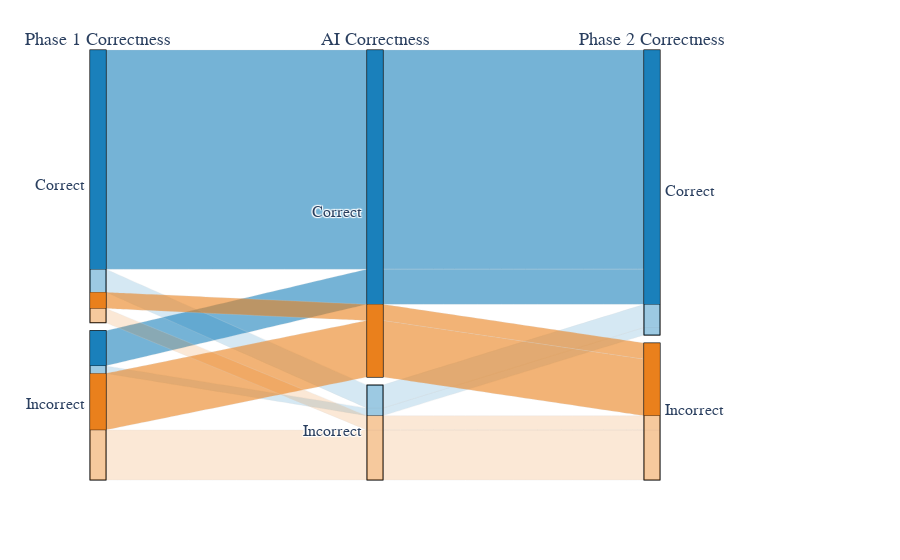

Notebook cell for this chart:
### Code cell
# user acc across steps
df = load_data()
df_low = df[df['familiar_with_diabetes'] <= 4]
df_high = df[df['familiar_with_diabetes'] > 4]
data = {
    'ai_correct': [],
    's1_correct': [],
    's2_correct': [],
    's3_correct': []
}

for index, row in df.iterrows():
    ai,s1,s2,s3 = 0,0,0,0
    for i in range(1, 21):
        if row[f"{i}_ai"] == row[f"{i}_gt"]: 
            data['ai_correct'].append("Correct")
        else:
            data['ai_correct'].append("Incorrect")
        if row[f"{i}_1"] == row[f"{i}_gt"]: 
            data['s1_correct'].append("Correct")
        else:
            data['s1_correct'].append("Incorrect")
        if row[f"{i}_2"] == row[f"{i}_gt"]: 
            data['s2_correct'].append("Correct")
        else:
            data['s2_correct'].append("Incorrect")
        if row[f"{i}_3"] == row[f"{i}_gt"]: 
            data['s3_correct'].append("Correct")
        else:
            data['s3_correct'].append("Incorrect")
data = pd.DataFrame(data)

print(data.shape)
plot_parallel_three(data)

### Figure 1 — Plotly figure (JSON) as saved in the notebook; plotly's stock layout.template omitted (floating-point values rounded to 4 significant figures; data arrays with more than 128 entries replaced by an {"elided": "..."} marker saying what was removed)
{"data": [{"arrangement": "freeform", "dimensions": [{"categoryarray": ["Correct", "Incorrect"], "label": "Phase 1 Correctness", "values": {"elided": "2160 str values"}}, {"categoryarray": ["Correct", "Incorrect"], "label": "AI Correctness", "values": {"elided": "2160 str values"}}, {"categoryarray": ["Correct", "Incorrect"], "label": "Phase 2 Correctness", "values": {"elided": "2160 str values"}}], "hoverinfo": "count+probability", "hoveron": "color", "labelfont": {"family": "Times", "size": 18}, "line": {"color": {"elided": "2160 float values"}, "colorscale": [[0, "rgba(26, 128, 187, 1)"], [0.33, "rgba(26, 128, 187, 0.3)"], [0.66, "rgba(234, 128, 28, 1)"], [1, "rgba(234, 128, 28, 0.3)"]]}, "tickfont": {"family": "Times", "size": 16}, "type": "parcats"}], "layout": {"legend": {"bgcolor": "rgba(255, 255, 255, 0.8)", "bordercolor": "rgba(0, 0, 0, 0.3)", "borderwidth": 1, "x": 1.05, "xanchor": "left", "y": 1, "yanchor": "top"}, "margin": {"l": 50, "r": 200, "t": 50}, "paper_bgcolor": "rgba(0,0,0,0)", "plot_bgcolor": "rgba(0,0,0,0)", "showlegend": true, "xaxis": {"showgrid": false, "visible": false}, "xaxis2": {"showgrid": false, "visible": false}, "yaxis": {"showgrid": false, "visible": false}, "yaxis2": {"showgrid": false, "visible": false}}}
